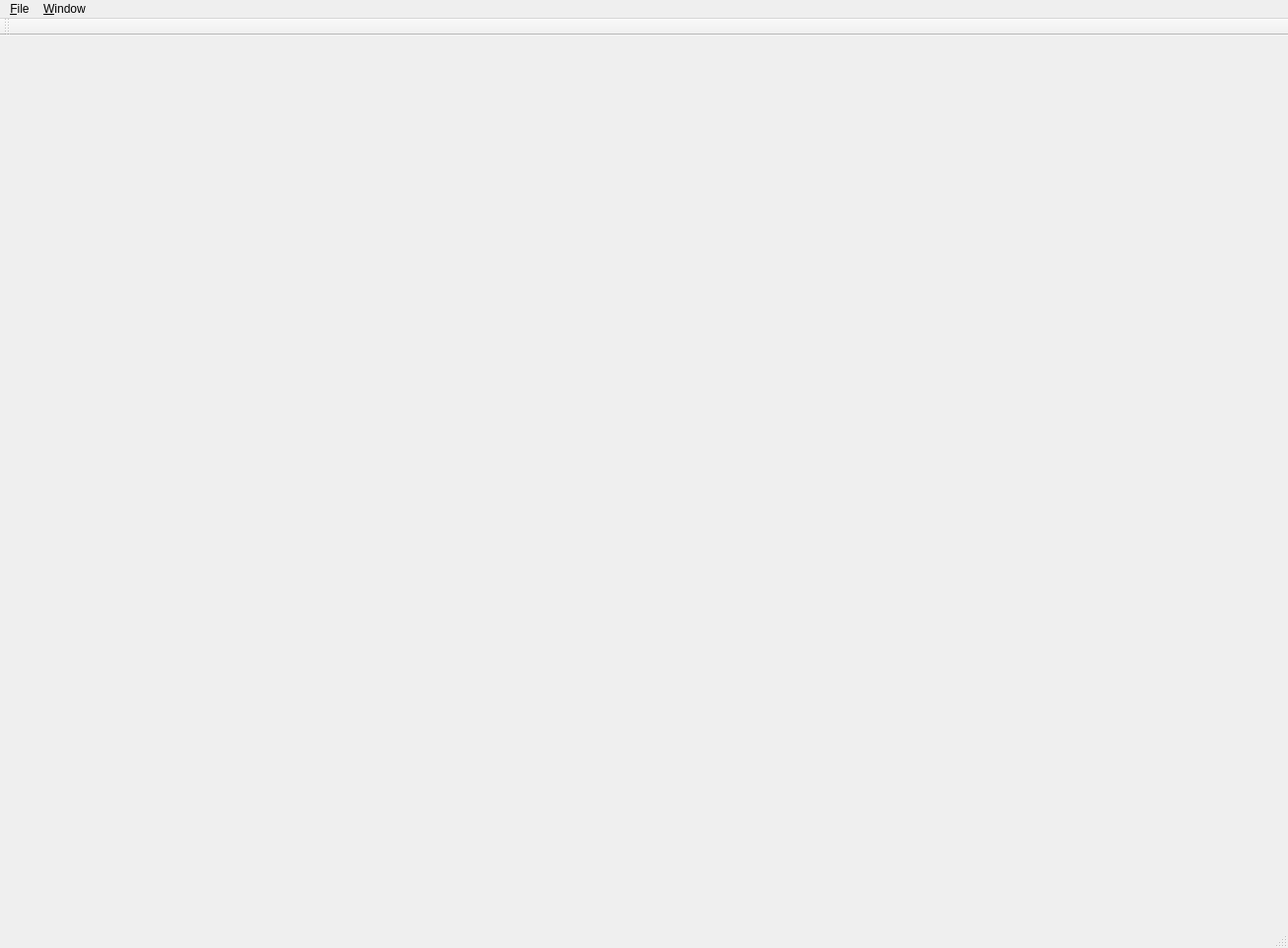
<?xml version="1.0" encoding="UTF-8"?>
<ui version="4.0">
 <class>MainWindow</class>
 <widget class="QMainWindow" name="MainWindow">
  <property name="geometry">
   <rect>
    <x>0</x>
    <y>0</y>
    <width>1306</width>
    <height>961</height>
   </rect>
  </property>
  <property name="windowTitle">
   <string>MainWindow</string>
  </property>
  <widget class="QWidget" name="centralWidget">
   <layout class="QVBoxLayout" name="verticalLayout">
    <item>
     <widget class="QVTKWidget" name="widget_cloudVisualizer" native="true"/>
    </item>
   </layout>
  </widget>
  <widget class="QMenuBar" name="menuBar">
   <property name="geometry">
    <rect>
     <x>0</x>
     <y>0</y>
     <width>1306</width>
     <height>20</height>
    </rect>
   </property>
   <widget class="QMenu" name="menuFile">
    <property name="title">
     <string>&amp;File</string>
    </property>
    <addaction name="action_loadCloud"/>
    <addaction name="action_saveCloud"/>
    <addaction name="separator"/>
    <addaction name="action_unloadCloud"/>
    <addaction name="action_unloadAllClouds"/>
   </widget>
   <widget class="QMenu" name="menu_Window">
    <property name="title">
     <string>&amp;Window</string>
    </property>
    <addaction name="action_showControlBar"/>
   </widget>
   <addaction name="menuFile"/>
   <addaction name="menu_Window"/>
  </widget>
  <widget class="QToolBar" name="mainToolBar">
   <attribute name="toolBarArea">
    <enum>TopToolBarArea</enum>
   </attribute>
   <attribute name="toolBarBreak">
    <bool>false</bool>
   </attribute>
  </widget>
  <widget class="QStatusBar" name="statusBar"/>
  <action name="action_loadCloud">
   <property name="text">
    <string>&amp;Load Cloud</string>
   </property>
   <property name="shortcut">
    <string>Ctrl+O</string>
   </property>
  </action>
  <action name="action_saveCloud">
   <property name="text">
    <string>&amp;Save Cloud</string>
   </property>
   <property name="shortcut">
    <string>Ctrl+S</string>
   </property>
  </action>
  <action name="action_unloadCloud">
   <property name="text">
    <string>Unload Cloud</string>
   </property>
   <property name="shortcut">
    <string>Ctrl+W</string>
   </property>
  </action>
  <action name="action_unloadAllClouds">
   <property name="text">
    <string>Unload All Clouds</string>
   </property>
   <property name="shortcut">
    <string>Ctrl+Shift+W</string>
   </property>
  </action>
  <action name="action_showControlBar">
   <property name="text">
    <string>Show Control Bar</string>
   </property>
  </action>
 </widget>
 <layoutdefault spacing="6" margin="11"/>
 <customwidgets>
  <customwidget>
   <class>QVTKWidget</class>
   <extends>QWidget</extends>
   <header>QVTKWidget.h</header>
   <container>1</container>
  </customwidget>
 </customwidgets>
 <resources/>
 <connections/>
</ui>
